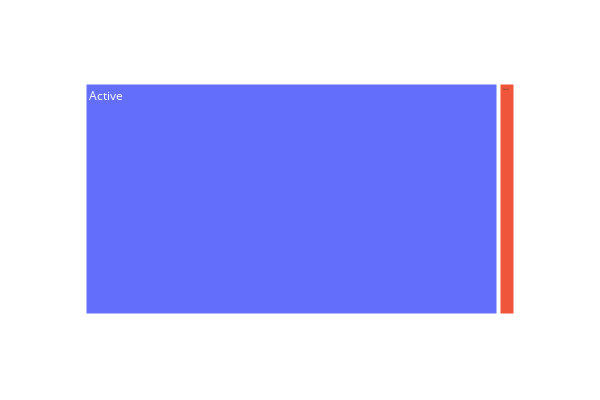

The notebook cell this image was saved under:
### Code cell
tm = temp.melt(id_vars="Date", value_vars=['Active', 'Deaths'])
fig = px.treemap(tm, path=["variable"], values="value", height=400, width=600)
fig.show()

### Figure 1 — Plotly figure (JSON) as saved in the notebook; plotly's stock layout.template omitted (floating-point values rounded to 4 significant figures)
{"data": [{"branchvalues": "total", "domain": {"x": [0, 1], "y": [0, 1]}, "hoverlabel": {"namelength": 0}, "hovertemplate": "labels=%{label}<br>value=%{value}<br>parent=%{parent}<br>id=%{id}", "ids": ["Active", "Deaths"], "labels": ["Active", "Deaths"], "name": "", "parents": ["", ""], "type": "treemap", "values": [173056, 7103]}], "layout": {"height": 400, "legend": {"tracegroupgap": 0}, "margin": {"t": 60}, "width": 600}}
